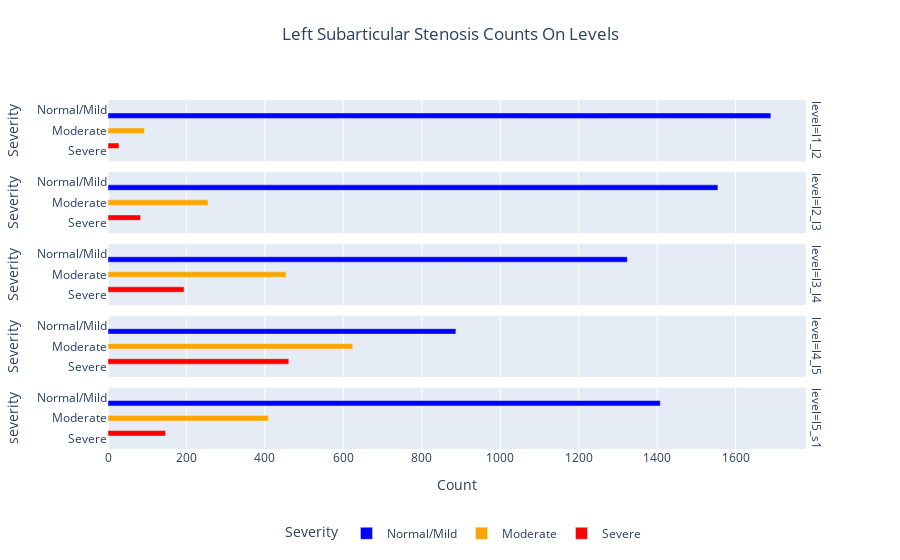

This figure's notebook cell:
### Code cell
visualize_counts(
    df=df_train_left_subarticular_stenosis_counts, 
    disease_name='left_subarticular_stenosis', 
    plotly_title='Left Subarticular Stenosis Counts On Levels')

### Figure 1 — Plotly figure (JSON) as saved in the notebook; plotly's stock layout.template omitted (floating-point values rounded to 4 significant figures)
{"data": [{"alignmentgroup": "True", "hovertemplate": "Severity=%{y}<br>level=l1_l2<br>Count=%{x}<extra></extra>", "legendgroup": "Normal/Mild", "marker": {"color": "blue", "pattern": {"shape": ""}}, "name": "Normal/Mild", "offsetgroup": "Normal/Mild", "orientation": "h", "showlegend": true, "textposition": "auto", "type": "bar", "x": [1690], "xaxis": "x5", "y": ["Normal/Mild"], "yaxis": "y5"}, {"alignmentgroup": "True", "hovertemplate": "Severity=%{y}<br>level=l2_l3<br>Count=%{x}<extra></extra>", "legendgroup": "Normal/Mild", "marker": {"color": "blue", "pattern": {"shape": ""}}, "name": "Normal/Mild", "offsetgroup": "Normal/Mild", "orientation": "h", "showlegend": false, "textposition": "auto", "type": "bar", "x": [1555], "xaxis": "x4", "y": ["Normal/Mild"], "yaxis": "y4"}, {"alignmentgroup": "True", "hovertemplate": "Severity=%{y}<br>level=l3_l4<br>Count=%{x}<extra></extra>", "legendgroup": "Normal/Mild", "marker": {"color": "blue", "pattern": {"shape": ""}}, "name": "Normal/Mild", "offsetgroup": "Normal/Mild", "orientation": "h", "showlegend": false, "textposition": "auto", "type": "bar", "x": [1324], "xaxis": "x3", "y": ["Normal/Mild"], "yaxis": "y3"}, {"alignmentgroup": "True", "hovertemplate": "Severity=%{y}<br>level=l4_l5<br>Count=%{x}<extra></extra>", "legendgroup": "Normal/Mild", "marker": {"color": "blue", "pattern": {"shape": ""}}, "name": "Normal/Mild", "offsetgroup": "Normal/Mild", "orientation": "h", "showlegend": false, "textposition": "auto", "type": "bar", "x": [887], "xaxis": "x2", "y": ["Normal/Mild"], "yaxis": "y2"}, {"alignmentgroup": "True", "hovertemplate": "Severity=%{y}<br>level=l5_s1<br>Count=%{x}<extra></extra>", "legendgroup": "Normal/Mild", "marker": {"color": "blue", "pattern": {"shape": ""}}, "name": "Normal/Mild", "offsetgroup": "Normal/Mild", "orientation": "h", "showlegend": false, "textposition": "auto", "type": "bar", "x": [1408], "xaxis": "x", "y": ["Normal/Mild"], "yaxis": "y"}, {"alignmentgroup": "True", "hovertemplate": "Severity=%{y}<br>level=l1_l2<br>Count=%{x}<extra></extra>", "legendgroup": "Moderate", "marker": {"color": "orange", "pattern": {"shape": ""}}, "name": "Moderate", "offsetgroup": "Moderate", "orientation": "h", "showlegend": true, "textposition": "auto", "type": "bar", "x": [93], "xaxis": "x5", "y": ["Moderate"], "yaxis": "y5"}, {"alignmentgroup": "True", "hovertemplate": "Severity=%{y}<br>level=l2_l3<br>Count=%{x}<extra></extra>", "legendgroup": "Moderate", "marker": {"color": "orange", "pattern": {"shape": ""}}, "name": "Moderate", "offsetgroup": "Moderate", "orientation": "h", "showlegend": false, "textposition": "auto", "type": "bar", "x": [255], "xaxis": "x4", "y": ["Moderate"], "yaxis": "y4"}, {"alignmentgroup": "True", "hovertemplate": "Severity=%{y}<br>level=l3_l4<br>Count=%{x}<extra></extra>", "legendgroup": "Moderate", "marker": {"color": "orange", "pattern": {"shape": ""}}, "name": "Moderate", "offsetgroup": "Moderate", "orientation": "h", "showlegend": false, "textposition": "auto", "type": "bar", "x": [454], "xaxis": "x3", "y": ["Moderate"], "yaxis": "y3"}, {"alignmentgroup": "True", "hovertemplate": "Severity=%{y}<br>level=l4_l5<br>Count=%{x}<extra></extra>", "legendgroup": "Moderate", "marker": {"color": "orange", "pattern": {"shape": ""}}, "name": "Moderate", "offsetgroup": "Moderate", "orientation": "h", "showlegend": false, "textposition": "auto", "type": "bar", "x": [624], "xaxis": "x2", "y": ["Moderate"], "yaxis": "y2"}, {"alignmentgroup": "True", "hovertemplate": "Severity=%{y}<br>level=l5_s1<br>Count=%{x}<extra></extra>", "legendgroup": "Moderate", "marker": {"color": "orange", "pattern": {"shape": ""}}, "name": "Moderate", "offsetgroup": "Moderate", "orientation": "h", "showlegend": false, "textposition": "auto", "type": "bar", "x": [409], "xaxis": "x", "y": ["Moderate"], "yaxis": "y"}, {"alignmentgroup": "True", "hovertemplate": "Severity=%{y}<br>level=l1_l2<br>Count=%{x}<extra></extra>", "legendgroup": "Severe", "marker": {"color": "red", "pattern": {"shape": ""}}, "name": "Severe", "offsetgroup": "Severe", "orientation": "h", "showlegend": true, "textposition": "auto", "type": "bar", "x": [28], "xaxis": "x5", "y": ["Severe"], "yaxis": "y5"}, {"alignmentgroup": "True", "hovertemplate": "Severity=%{y}<br>level=l2_l3<br>Count=%{x}<extra></extra>", "legendgroup": "Severe", "marker": {"color": "red", "pattern": {"shape": ""}}, "name": "Severe", "offsetgroup": "Severe", "orientation": "h", "showlegend": false, "textposition": "auto", "type": "bar", "x": [83], "xaxis": "x4", "y": ["Severe"], "yaxis": "y4"}, {"alignmentgroup": "True", "hovertemplate": "Severity=%{y}<br>level=l3_l4<br>Count=%{x}<extra></extra>", "legendgroup": "Severe", "marker": {"color": "red", "pattern": {"shape": ""}}, "name": "Severe", "offsetgroup": "Severe", "orientation": "h", "showlegend": false, "textposition": "auto", "type": "bar", "x": [194], "xaxis": "x3", "y": ["Severe"], "yaxis": "y3"}, {"alignmentgroup": "True", "hovertemplate": "Severity=%{y}<br>level=l4_l5<br>Count=%{x}<extra></extra>", "legendgroup": "Severe", "marker": {"color": "red", "pattern": {"shape": ""}}, "name": "Severe", "offsetgroup": "Severe", "orientation": "h", "showlegend": false, "textposition": "auto", "type": "bar", "x": [461], "xaxis": "x2", "y": ["Severe"], "yaxis": "y2"}, {"alignmentgroup": "True", "hovertemplate": "Severity=%{y}<br>level=l5_s1<br>Count=%{x}<extra></extra>", "legendgroup": "Severe", "marker": {"color": "red", "pattern": {"shape": ""}}, "name": "Severe", "offsetgroup": "Severe", "orientation": "h", "showlegend": false, "textposition": "auto", "type": "bar", "x": [147], "xaxis": "x", "y": ["Severe"], "yaxis": "y"}], "layout": {"annotations": [{"font": {}, "showarrow": false, "text": "level=l5_s1", "textangle": 90, "x": 0.98, "xanchor": "left", "xref": "paper", "y": 0.088, "yanchor": "middle", "yref": "paper"}, {"font": {}, "showarrow": false, "text": "level=l4_l5", "textangle": 90, "x": 0.98, "xanchor": "left", "xref": "paper", "y": 0.294, "yanchor": "middle", "yref": "paper"}, {"font": {}, "showarrow": false, "text": "level=l3_l4", "textangle": 90, "x": 0.98, "xanchor": "left", "xref": "paper", "y": 0.5, "yanchor": "middle", "yref": "paper"}, {"font": {}, "showarrow": false, "text": "level=l2_l3", "textangle": 90, "x": 0.98, "xanchor": "left", "xref": "paper", "y": 0.706, "yanchor": "middle", "yref": "paper"}, {"font": {}, "showarrow": false, "text": "level=l1_l2", "textangle": 90, "x": 0.98, "xanchor": "left", "xref": "paper", "y": 0.912, "yanchor": "middle", "yref": "paper"}], "autosize": true, "barmode": "group", "legend": {"orientation": "h", "title": {"text": "Severity"}, "tracegroupgap": 0, "x": 0.5, "xanchor": "center", "y": -0.2, "yanchor": "top"}, "title": {"pad": {"b": 20}, "text": "Left Subarticular Stenosis Counts On Levels", "x": 0.5, "xanchor": "center", "y": 0.95, "yanchor": "top"}, "xaxis": {"anchor": "y", "autorange": true, "domain": [0, 0.98], "range": [0, 1779.0], "title": {"text": "Count"}, "type": "linear"}, "xaxis2": {"anchor": "y2", "autorange": true, "domain": [0, 0.98], "matches": "x", "range": [0, 1779.0], "showticklabels": false, "type": "linear"}, "xaxis3": {"anchor": "y3", "autorange": true, "domain": [0, 0.98], "matches": "x", "range": [0, 1779.0], "showticklabels": false, "type": "linear"}, "xaxis4": {"anchor": "y4", "autorange": true, "domain": [0, 0.98], "matches": "x", "range": [0, 1779.0], "showticklabels": false, "type": "linear"}, "xaxis5": {"anchor": "y5", "autorange": true, "domain": [0, 0.98], "matches": "x", "range": [0, 1779.0], "showticklabels": false, "type": "linear"}, "yaxis": {"anchor": "x", "autorange": true, "categoryarray": ["Severe", "Moderate", "Normal/Mild"], "categoryorder": "array", "domain": [0, 0.176], "range": [-0.5, 2.5], "title": {"text": "severity"}, "type": "category"}, "yaxis2": {"anchor": "x2", "autorange": true, "categoryarray": ["Severe", "Moderate", "Normal/Mild"], "categoryorder": "array", "domain": [0.206, 0.382], "matches": "y", "range": [-0.5, 2.5], "title": {"text": "Severity"}, "type": "category"}, "yaxis3": {"anchor": "x3", "autorange": true, "categoryarray": ["Severe", "Moderate", "Normal/Mild"], "categoryorder": "array", "domain": [0.412, 0.588], "matches": "y", "range": [-0.5, 2.5], "title": {"text": "Severity"}, "type": "category"}, "yaxis4": {"anchor": "x4", "autorange": true, "categoryarray": ["Severe", "Moderate", "Normal/Mild"], "categoryorder": "array", "domain": [0.618, 0.794], "matches": "y", "range": [-0.5, 2.5], "title": {"text": "Severity"}, "type": "category"}, "yaxis5": {"anchor": "x5", "autorange": true, "categoryarray": ["Severe", "Moderate", "Normal/Mild"], "categoryorder": "array", "domain": [0.824, 1], "matches": "y", "range": [-0.5, 2.5], "title": {"text": "Severity"}, "type": "category"}}}
